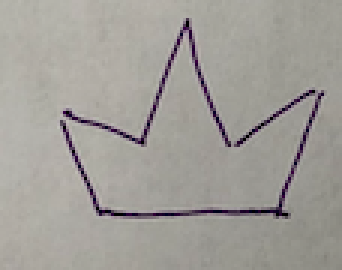
#> input picture test_imgs/Crown.png, 114 x 90 px (shown 3 times larger)
$ python ImageTools.py   (older library calls are emulated)
#> lines starting #> are read from the running program, lines starting #| are printed output that depends on the picture
from PIL import Image


# [53 lines left out: functions scaleImage, check_similarity, not called in this run]


def to_mono(img):
    return img.convert("1")


if "__main__" in __name__:
    img = Image.open("test_imgs/Crown.png")
#> img is the input picture: PIL image 114x90 RGBA; mean R, G, B, A 160.8, 157.6, 152.3, 255
    to_mono(img).show()
#> in to_mono, `return img.convert("1")`:
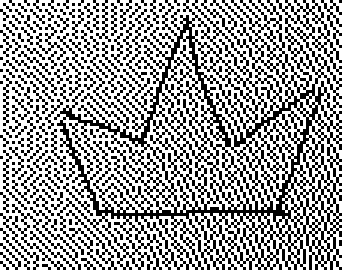
#> returned value: PIL image 114x90 1 (shown 3 times larger); 61.9% white; black in thin lines or dots
